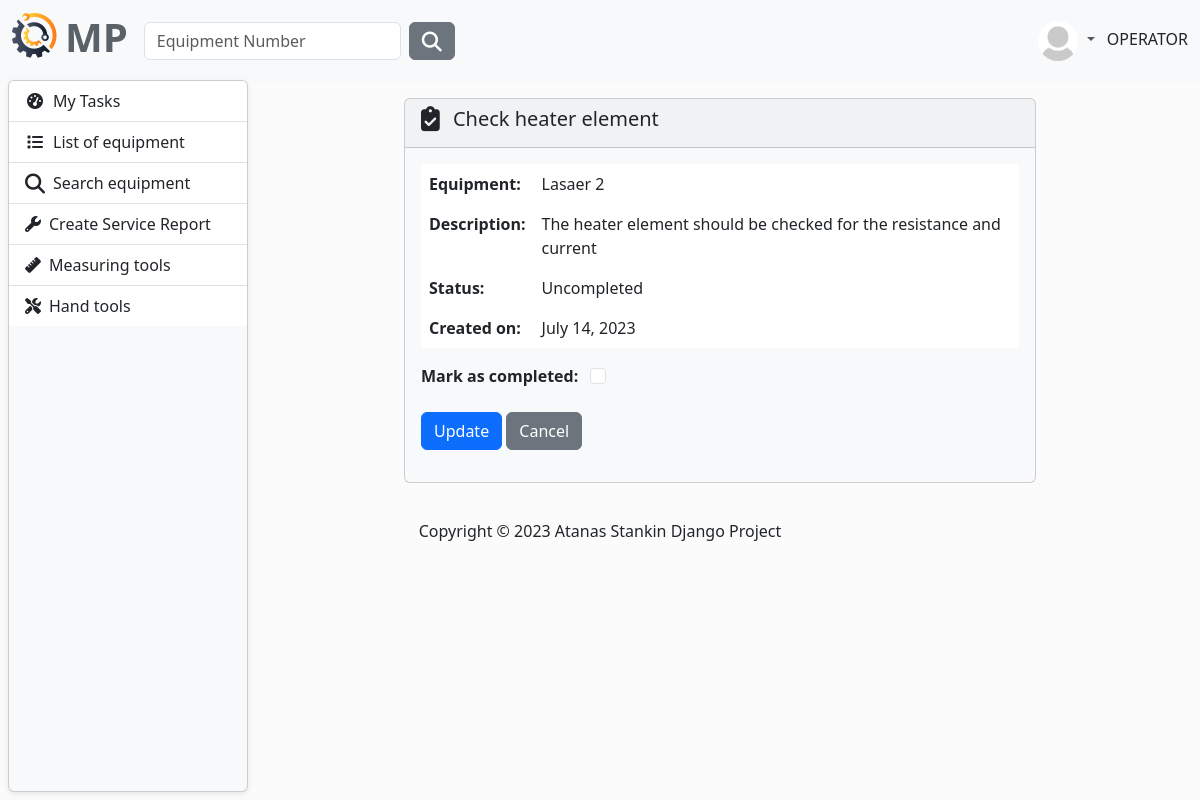
Page /task/user-update-task/17/ (signed in) on the earlier database version.
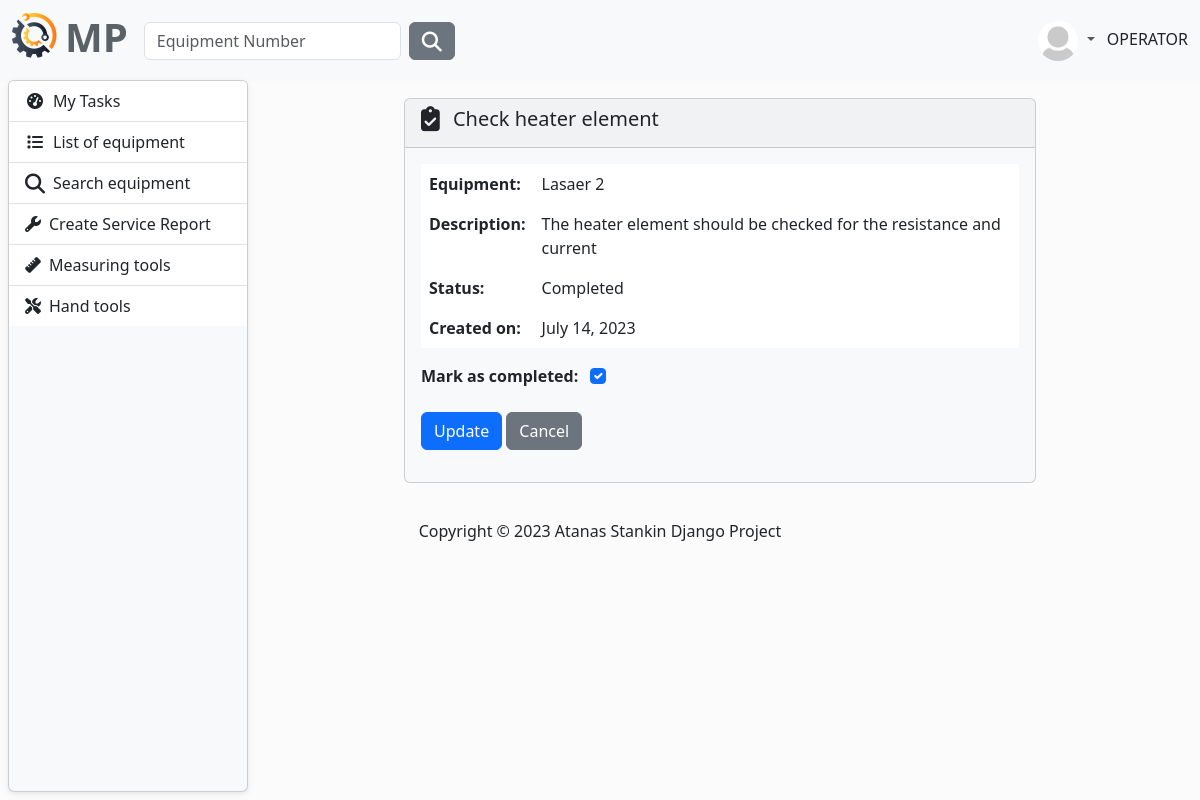
Same page on the later database version.
### MaintenancePlanner/task/models.py (models this page shows, shortened)
class Task(models.Model):
    technician = models.ForeignKey(UserModel, on_delete=models.CASCADE)
    equipment = models.ForeignKey(
        to=Equipment,
        on_delete=models.CASCADE,
    )
    title = models.CharField(
        max_length=256,
    )
    description = models.TextField(null=True, blank=True)
    complete = models.BooleanField(default=False)
    created_on = models.DateField(auto_now_add=True)
    class Meta:
        ordering = ['complete']

### MaintenancePlanner/equipment/models.py (models this page shows)
class Equipment(models.Model):
    description = models.CharField(
        max_length=30,
        validators=[equipment_name_validator],
    )
    type = models.CharField(
        max_length=30,
        choices=TYPE_OF_EQUIPMENT
    )
    acquisition_date = models.DateField(
        blank=True,
        null=True,
        verbose_name='Acquisition Date',
    )
    acquisition_value = models.FloatField(
        blank=True,
        null=True,
        verbose_name='Acquisition Value',
    )
    currency_code = models.CharField(
        max_length=10,
        choices=CURRENCY_CHOICES,
        default='EUR',
    )
    year_of_manufacture = models.PositiveIntegerField(
        verbose_name='Year of Manufacture',
        null=True,
        blank=True,
    )
    manufacturer = models.CharField(
        max_length=30,
        blank=True,
        null=True,
    )
    model_number = models.CharField(
        max_length=30,
        blank=True,
        null=True,
        verbose_name='Model Number'
    )
    part_number = models.CharField(
        max_length=30,
        blank=True,
        null=True,
        verbose_name='Manufacturer Part Number',
    )
    serial_number = models.CharField(
        max_length=30,
        blank=True,
        null=True,
        verbose_name='Manufacturer Serial Number',
    )
    plant = models.ForeignKey(
        to=Plant,
        on_delete=models.CASCADE)
    department = models.ForeignKey(
        to=Department,
        on_delete=models.CASCADE)
    def __str__(self):
        return self.description

### MaintenancePlanner/task/views.py (the view)
# urls.py: path('user-update-task/<int:pk>/', UserUpdateTask.as_view(), name='user-update-task'),
class UserUpdateTask(LoginRequiredMixin, UpdateView):
    template_name = 'user-update-task.html'
    model = Task
    form_class = UserUpdateTaskForm
    success_url = reverse_lazy('user-task-list')

### MaintenancePlanner/task/forms.py
class UserUpdateTaskForm(forms.ModelForm):
    class Meta:
        model = Task
        fields = ('complete', )
        labels = {
            'complete': 'Mark as completed: '
        }
        widgets = {
            'complete': forms.CheckboxInput(attrs={
                'class': 'form-check-input',
                'type': "checkbox",
                'id': 'flexCheckDefault',
            }),
        }

### MaintenancePlanner/task/templates/user-update-task.html (shortened to what this page needs)
{% extends "base.html" %}
{% load static %}
{% block content %}
    <div class="row justify-content-center mt-3">
        <div class="col-8">
            <div class="card bg-light mb-3" style="max-width: 200rem;">
                <div class="card-header">
                    <h5>
                        <i class="fa-solid fa-clipboard-check fa-lg me-2"></i>
                        {{ task.title }}
                    </h5>
                </div>
                <div class="card-body">
                    <table class="table table-hover table-borderless">
                        <tr>
                            <td>
                                <strong>Equipment:</strong>
                            </td>
                            <td>
                                {{ task.equipment }}
                            </td>
                        </tr>
                        <tr>
                            <td>
                                <strong>Description:</strong>
                            </td>
                            <td>
                                {{ task.description }}
                            </td>
                        </tr>
                        <tr>
                            <td>
                                <strong>Status:</strong>
                            </td>
                            <td>
                                {% if task.complete %}
                                    Completed
                                {% else %}
                                    Uncompleted
                                {% endif %}
                            </td>
                        </tr>
                        <tr>
                            <td>
                                <strong>Created on:</strong>
                            </td>
                            <td>
                                {{ task.created_on }}
                            </td>
                        </tr>
                    </table>
                    <form method="POST" enctype="multipart/form-data">
                        {% for field in form %}
                            <label class="fw-bold me-2 mb-4" for="{{ field.id_for_label }}">{{ field.label }}</label>
                            {{ field }}
                        {% endfor %}
                        <div class="mb-3">
                            <button type="submit" class="btn btn-primary ">Update</button>
                            <a href="{% url 'user-task-list' %}" class="btn btn-secondary">Cancel</a>
                        </div>
                    </form>
                </div>
            </div>
        </div>
    </div>
{% endblock content %}

Differences in the rows shown:
changed Task "Check heater element": complete "☐" → "☑"
Other differences:
text no longer shown: "Uncompleted"
text now shown: "Completed"
